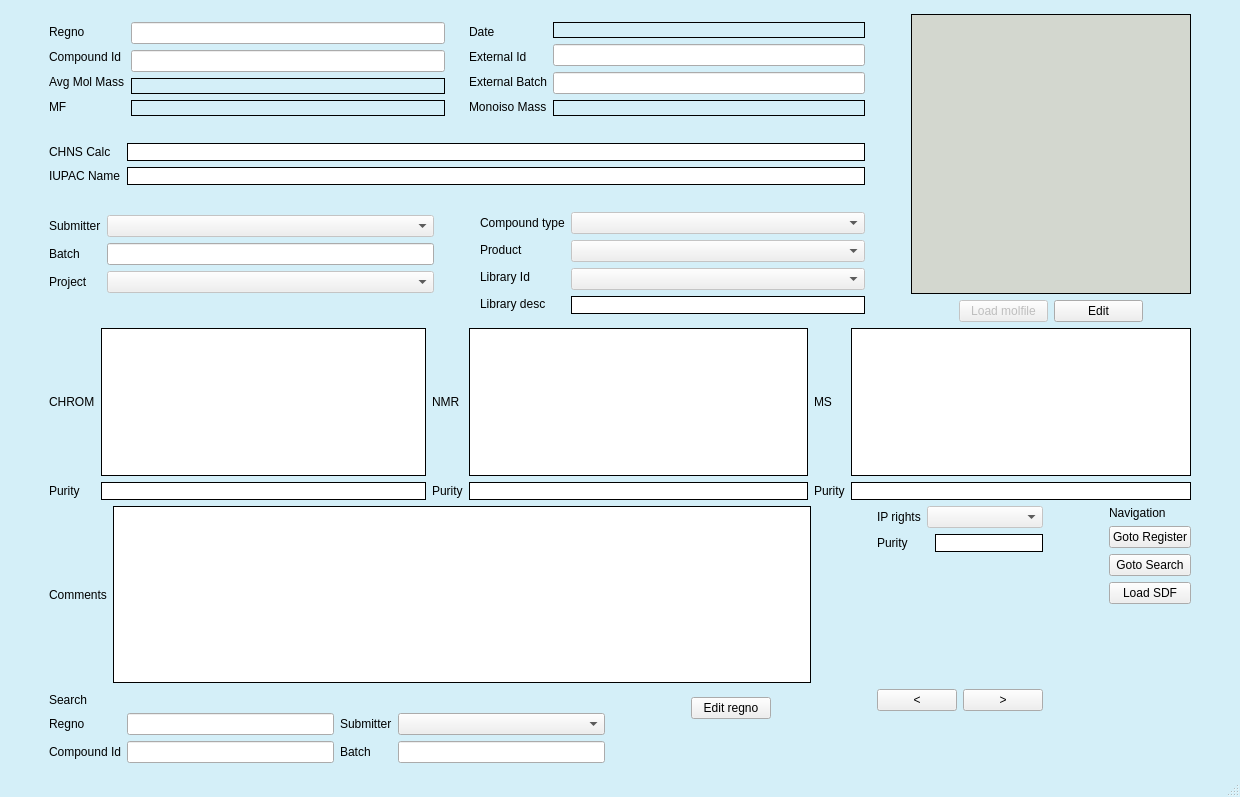
<?xml version="1.0" encoding="UTF-8"?>
<ui version="4.0">
 <class>MainWindow</class>
 <widget class="QMainWindow" name="MainWindow">
  <property name="windowModality">
   <enum>Qt::NonModal</enum>
  </property>
  <property name="geometry">
   <rect>
    <x>0</x>
    <y>0</y>
    <width>1240</width>
    <height>797</height>
   </rect>
  </property>
  <property name="windowTitle">
   <string>Search</string>
  </property>
  <property name="styleSheet">
   <string notr="true">QMainWindow#MainWindow{
background-color: rgba(212, 239, 248, 255);
}
QWidget#centralwidget{
background-color: rgba(212, 239, 248, 255);
}
QComboBox:disabled{
color: black;
}</string>
  </property>
  <widget class="QWidget" name="centralwidget">
   <layout class="QGridLayout" name="gridLayout">
    <item row="0" column="0">
     <spacer name="verticalSpacer_18">
      <property name="orientation">
       <enum>Qt::Vertical</enum>
      </property>
      <property name="sizeType">
       <enum>QSizePolicy::MinimumExpanding</enum>
      </property>
      <property name="sizeHint" stdset="0">
       <size>
        <width>20</width>
        <height>5</height>
       </size>
      </property>
     </spacer>
    </item>
    <item row="1" column="0">
     <layout class="QVBoxLayout" name="verticalLayout_23">
      <item>
       <spacer name="verticalSpacer_16">
        <property name="orientation">
         <enum>Qt::Vertical</enum>
        </property>
        <property name="sizeHint" stdset="0">
         <size>
          <width>20</width>
          <height>40</height>
         </size>
        </property>
       </spacer>
      </item>
      <item>
       <spacer name="verticalSpacer_17">
        <property name="orientation">
         <enum>Qt::Vertical</enum>
        </property>
        <property name="sizeType">
         <enum>QSizePolicy::Expanding</enum>
        </property>
        <property name="sizeHint" stdset="0">
         <size>
          <width>20</width>
          <height>20</height>
         </size>
        </property>
       </spacer>
      </item>
      <item>
       <layout class="QHBoxLayout" name="horizontalLayout_12">
        <item>
         <spacer name="horizontalSpacer_16">
          <property name="orientation">
           <enum>Qt::Horizontal</enum>
          </property>
          <property name="sizeType">
           <enum>QSizePolicy::Preferred</enum>
          </property>
          <property name="sizeHint" stdset="0">
           <size>
            <width>40</width>
            <height>20</height>
           </size>
          </property>
         </spacer>
        </item>
        <item>
         <layout class="QVBoxLayout" name="verticalLayout_19">
          <item>
           <layout class="QHBoxLayout" name="horizontalLayout_10">
            <item>
             <layout class="QHBoxLayout" name="horizontalLayout_6">
              <item>
               <layout class="QVBoxLayout" name="verticalLayout_10">
                <property name="sizeConstraint">
                 <enum>QLayout::SetMinAndMaxSize</enum>
                </property>
                <item>
                 <widget class="QLabel" name="label_16">
                  <property name="text">
                   <string>Regno</string>
                  </property>
                 </widget>
                </item>
                <item>
                 <widget class="QLabel" name="label_41">
                  <property name="text">
                   <string>Compound Id</string>
                  </property>
                 </widget>
                </item>
                <item>
                 <widget class="QLabel" name="label_42">
                  <property name="text">
                   <string>Avg Mol Mass</string>
                  </property>
                 </widget>
                </item>
                <item>
                 <widget class="QLabel" name="label_43">
                  <property name="text">
                   <string>MF</string>
                  </property>
                 </widget>
                </item>
               </layout>
              </item>
              <item>
               <layout class="QVBoxLayout" name="verticalLayout_2">
                <item>
                 <widget class="QLineEdit" name="regno_eb">
                  <property name="focusPolicy">
                   <enum>Qt::StrongFocus</enum>
                  </property>
                  <property name="readOnly">
                   <bool>true</bool>
                  </property>
                 </widget>
                </item>
                <item>
                 <widget class="QLineEdit" name="compoundid_eb">
                  <property name="focusPolicy">
                   <enum>Qt::StrongFocus</enum>
                  </property>
                  <property name="readOnly">
                   <bool>true</bool>
                  </property>
                 </widget>
                </item>
                <item>
                 <widget class="QLabel" name="avgmolmass_lab">
                  <property name="focusPolicy">
                   <enum>Qt::StrongFocus</enum>
                  </property>
                  <property name="styleSheet">
                   <string notr="true">background-color:&quot;transparent&quot;;
border: 1px solid black;</string>
                  </property>
                  <property name="text">
                   <string/>
                  </property>
                  <property name="textInteractionFlags">
                   <set>Qt::LinksAccessibleByMouse|Qt::TextSelectableByMouse</set>
                  </property>
                 </widget>
                </item>
                <item>
                 <widget class="QLabel" name="mf_eb">
                  <property name="focusPolicy">
                   <enum>Qt::StrongFocus</enum>
                  </property>
                  <property name="styleSheet">
                   <string notr="true">background-color:&quot;transparent&quot;;
border: 1px solid black;</string>
                  </property>
                  <property name="text">
                   <string/>
                  </property>
                  <property name="textInteractionFlags">
                   <set>Qt::LinksAccessibleByMouse|Qt::TextSelectableByMouse</set>
                  </property>
                 </widget>
                </item>
               </layout>
              </item>
             </layout>
            </item>
            <item>
             <spacer name="horizontalSpacer_3">
              <property name="orientation">
               <enum>Qt::Horizontal</enum>
              </property>
              <property name="sizeType">
               <enum>QSizePolicy::Preferred</enum>
              </property>
              <property name="sizeHint" stdset="0">
               <size>
                <width>18</width>
                <height>20</height>
               </size>
              </property>
             </spacer>
            </item>
            <item>
             <layout class="QHBoxLayout" name="horizontalLayout_24">
              <item>
               <layout class="QVBoxLayout" name="verticalLayout_9">
                <item>
                 <widget class="QLabel" name="label_37">
                  <property name="text">
                   <string>Date</string>
                  </property>
                 </widget>
                </item>
                <item>
                 <widget class="QLabel" name="label_38">
                  <property name="text">
                   <string>External Id</string>
                  </property>
                 </widget>
                </item>
                <item>
                 <widget class="QLabel" name="label_39">
                  <property name="text">
                   <string>External Batch</string>
                  </property>
                 </widget>
                </item>
                <item>
                 <widget class="QLabel" name="label_40">
                  <property name="text">
                   <string>Monoiso Mass</string>
                  </property>
                 </widget>
                </item>
               </layout>
              </item>
              <item>
               <layout class="QVBoxLayout" name="verticalLayout_8">
                <item>
                 <widget class="QLabel" name="date_lab">
                  <property name="focusPolicy">
                   <enum>Qt::StrongFocus</enum>
                  </property>
                  <property name="styleSheet">
                   <string notr="true">background-color:&quot;transparent&quot;;
border: 1px solid black;</string>
                  </property>
                  <property name="text">
                   <string/>
                  </property>
                  <property name="textInteractionFlags">
                   <set>Qt::LinksAccessibleByMouse|Qt::TextSelectableByMouse</set>
                  </property>
                 </widget>
                </item>
                <item>
                 <widget class="QLineEdit" name="externalid_eb">
                  <property name="focusPolicy">
                   <enum>Qt::StrongFocus</enum>
                  </property>
                  <property name="readOnly">
                   <bool>true</bool>
                  </property>
                 </widget>
                </item>
                <item>
                 <widget class="QLineEdit" name="externalbatch_eb">
                  <property name="focusPolicy">
                   <enum>Qt::StrongFocus</enum>
                  </property>
                  <property name="frame">
                   <bool>true</bool>
                  </property>
                  <property name="readOnly">
                   <bool>true</bool>
                  </property>
                 </widget>
                </item>
                <item>
                 <widget class="QLabel" name="monoisomass_lab">
                  <property name="focusPolicy">
                   <enum>Qt::StrongFocus</enum>
                  </property>
                  <property name="styleSheet">
                   <string notr="true">background-color:&quot;transparent&quot;;
border: 1px solid black;</string>
                  </property>
                  <property name="text">
                   <string/>
                  </property>
                  <property name="textInteractionFlags">
                   <set>Qt::LinksAccessibleByMouse|Qt::TextSelectableByMouse</set>
                  </property>
                 </widget>
                </item>
               </layout>
              </item>
             </layout>
            </item>
            <item>
             <layout class="QVBoxLayout" name="verticalLayout_17"/>
            </item>
           </layout>
          </item>
          <item>
           <spacer name="verticalSpacer_2">
            <property name="orientation">
             <enum>Qt::Vertical</enum>
            </property>
            <property name="sizeType">
             <enum>QSizePolicy::Preferred</enum>
            </property>
            <property name="sizeHint" stdset="0">
             <size>
              <width>20</width>
              <height>13</height>
             </size>
            </property>
           </spacer>
          </item>
          <item>
           <layout class="QGridLayout" name="gridLayout_2">
            <item row="0" column="0">
             <widget class="QLabel" name="label_44">
              <property name="text">
               <string>CHNS Calc</string>
              </property>
             </widget>
            </item>
            <item row="1" column="0">
             <widget class="QLabel" name="label_18">
              <property name="text">
               <string>IUPAC Name</string>
              </property>
             </widget>
            </item>
            <item row="0" column="1">
             <widget class="QLineEdit" name="chns_eb">
              <property name="focusPolicy">
               <enum>Qt::StrongFocus</enum>
              </property>
              <property name="styleSheet">
               <string notr="true">background-color:&quot;transparent&quot;;
border: 1px solid black;</string>
              </property>
              <property name="readOnly">
               <bool>true</bool>
              </property>
             </widget>
            </item>
            <item row="1" column="1">
             <widget class="QLineEdit" name="iupac_eb">
              <property name="focusPolicy">
               <enum>Qt::StrongFocus</enum>
              </property>
              <property name="styleSheet">
               <string notr="true">background-color:&quot;transparent&quot;;
border: 1px solid black;</string>
              </property>
              <property name="readOnly">
               <bool>true</bool>
              </property>
             </widget>
            </item>
           </layout>
          </item>
          <item>
           <spacer name="verticalSpacer_3">
            <property name="orientation">
             <enum>Qt::Vertical</enum>
            </property>
            <property name="sizeType">
             <enum>QSizePolicy::Preferred</enum>
            </property>
            <property name="sizeHint" stdset="0">
             <size>
              <width>20</width>
              <height>13</height>
             </size>
            </property>
           </spacer>
          </item>
          <item>
           <layout class="QHBoxLayout" name="horizontalLayout_11">
            <item>
             <layout class="QVBoxLayout" name="verticalLayout_18">
              <item>
               <layout class="QHBoxLayout" name="horizontalLayout_2">
                <item>
                 <layout class="QVBoxLayout" name="verticalLayout">
                  <item>
                   <widget class="QLabel" name="label">
                    <property name="text">
                     <string>Submitter</string>
                    </property>
                   </widget>
                  </item>
                  <item>
                   <widget class="QLabel" name="label_2">
                    <property name="text">
                     <string>Batch</string>
                    </property>
                   </widget>
                  </item>
                  <item>
                   <widget class="QLabel" name="label_3">
                    <property name="text">
                     <string>Project</string>
                    </property>
                   </widget>
                  </item>
                 </layout>
                </item>
                <item>
                 <layout class="QVBoxLayout" name="verticalLayout_11">
                  <item>
                   <widget class="QComboBox" name="submitter_cb">
                    <property name="enabled">
                     <bool>false</bool>
                    </property>
                    <property name="focusPolicy">
                     <enum>Qt::StrongFocus</enum>
                    </property>
                   </widget>
                  </item>
                  <item>
                   <widget class="QLineEdit" name="batch_eb">
                    <property name="enabled">
                     <bool>true</bool>
                    </property>
                    <property name="focusPolicy">
                     <enum>Qt::StrongFocus</enum>
                    </property>
                    <property name="readOnly">
                     <bool>true</bool>
                    </property>
                   </widget>
                  </item>
                  <item>
                   <widget class="QComboBox" name="project_cb">
                    <property name="enabled">
                     <bool>false</bool>
                    </property>
                    <property name="focusPolicy">
                     <enum>Qt::StrongFocus</enum>
                    </property>
                   </widget>
                  </item>
                 </layout>
                </item>
               </layout>
              </item>
              <item>
               <spacer name="verticalSpacer_4">
                <property name="orientation">
                 <enum>Qt::Vertical</enum>
                </property>
                <property name="sizeType">
                 <enum>QSizePolicy::Preferred</enum>
                </property>
                <property name="sizeHint" stdset="0">
                 <size>
                  <width>20</width>
                  <height>18</height>
                 </size>
                </property>
               </spacer>
              </item>
             </layout>
            </item>
            <item>
             <spacer name="horizontalSpacer_5">
              <property name="orientation">
               <enum>Qt::Horizontal</enum>
              </property>
              <property name="sizeType">
               <enum>QSizePolicy::Preferred</enum>
              </property>
              <property name="sizeHint" stdset="0">
               <size>
                <width>40</width>
                <height>20</height>
               </size>
              </property>
             </spacer>
            </item>
            <item>
             <layout class="QHBoxLayout" name="horizontalLayout_3">
              <item>
               <layout class="QVBoxLayout" name="verticalLayout_3">
                <item>
                 <widget class="QLabel" name="label_4">
                  <property name="text">
                   <string>Compound type</string>
                  </property>
                 </widget>
                </item>
                <item>
                 <widget class="QLabel" name="label_7">
                  <property name="text">
                   <string>Product</string>
                  </property>
                 </widget>
                </item>
                <item>
                 <widget class="QLabel" name="label_8">
                  <property name="text">
                   <string>Library Id</string>
                  </property>
                 </widget>
                </item>
                <item>
                 <widget class="QLabel" name="label_9">
                  <property name="text">
                   <string>Library desc</string>
                  </property>
                 </widget>
                </item>
               </layout>
              </item>
              <item>
               <layout class="QVBoxLayout" name="verticalLayout_12">
                <item>
                 <widget class="QComboBox" name="compoundtype_cb">
                  <property name="enabled">
                   <bool>false</bool>
                  </property>
                  <property name="focusPolicy">
                   <enum>Qt::StrongFocus</enum>
                  </property>
                 </widget>
                </item>
                <item>
                 <widget class="QComboBox" name="product_cb">
                  <property name="enabled">
                   <bool>false</bool>
                  </property>
                  <property name="focusPolicy">
                   <enum>Qt::StrongFocus</enum>
                  </property>
                 </widget>
                </item>
                <item>
                 <widget class="QComboBox" name="libraryid_cb">
                  <property name="enabled">
                   <bool>false</bool>
                  </property>
                  <property name="focusPolicy">
                   <enum>Qt::StrongFocus</enum>
                  </property>
                 </widget>
                </item>
                <item>
                 <widget class="QLineEdit" name="librarydesc_eb">
                  <property name="font">
                   <font>
                    <pointsize>8</pointsize>
                   </font>
                  </property>
                  <property name="focusPolicy">
                   <enum>Qt::StrongFocus</enum>
                  </property>
                  <property name="styleSheet">
                   <string notr="true">background-color:&quot;transparent&quot;;
border: 1px solid black;</string>
                  </property>
                  <property name="readOnly">
                   <bool>true</bool>
                  </property>
                 </widget>
                </item>
               </layout>
              </item>
             </layout>
            </item>
           </layout>
          </item>
         </layout>
        </item>
        <item>
         <spacer name="horizontalSpacer_4">
          <property name="orientation">
           <enum>Qt::Horizontal</enum>
          </property>
          <property name="sizeType">
           <enum>QSizePolicy::Preferred</enum>
          </property>
          <property name="sizeHint" stdset="0">
           <size>
            <width>40</width>
            <height>20</height>
           </size>
          </property>
         </spacer>
        </item>
        <item>
         <layout class="QVBoxLayout" name="verticalLayout_16">
          <item>
           <widget class="QLabel" name="structure_lab">
            <property name="minimumSize">
             <size>
              <width>280</width>
              <height>280</height>
             </size>
            </property>
            <property name="maximumSize">
             <size>
              <width>280</width>
              <height>280</height>
             </size>
            </property>
            <property name="styleSheet">
             <string notr="true">background-color: rgb(211, 215, 207); border: 1px solid black;</string>
            </property>
            <property name="text">
             <string/>
            </property>
           </widget>
          </item>
          <item>
           <layout class="QHBoxLayout" name="horizontalLayout_9">
            <item>
             <spacer name="horizontalSpacer">
              <property name="orientation">
               <enum>Qt::Horizontal</enum>
              </property>
              <property name="sizeType">
               <enum>QSizePolicy::Preferred</enum>
              </property>
              <property name="sizeHint" stdset="0">
               <size>
                <width>48</width>
                <height>20</height>
               </size>
              </property>
             </spacer>
            </item>
            <item>
             <widget class="QPushButton" name="loadmol_btn">
              <property name="enabled">
               <bool>false</bool>
              </property>
              <property name="text">
               <string>Load molfile</string>
              </property>
             </widget>
            </item>
            <item>
             <widget class="QPushButton" name="editmol_btn">
              <property name="text">
               <string>Edit</string>
              </property>
             </widget>
            </item>
            <item>
             <spacer name="horizontalSpacer_2">
              <property name="orientation">
               <enum>Qt::Horizontal</enum>
              </property>
              <property name="sizeType">
               <enum>QSizePolicy::Preferred</enum>
              </property>
              <property name="sizeHint" stdset="0">
               <size>
                <width>48</width>
                <height>20</height>
               </size>
              </property>
             </spacer>
            </item>
           </layout>
          </item>
          <item>
           <spacer name="verticalSpacer_5">
            <property name="orientation">
             <enum>Qt::Vertical</enum>
            </property>
            <property name="sizeType">
             <enum>QSizePolicy::Preferred</enum>
            </property>
            <property name="sizeHint" stdset="0">
             <size>
              <width>20</width>
              <height>40</height>
             </size>
            </property>
           </spacer>
          </item>
         </layout>
        </item>
        <item>
         <spacer name="horizontalSpacer_17">
          <property name="orientation">
           <enum>Qt::Horizontal</enum>
          </property>
          <property name="sizeType">
           <enum>QSizePolicy::Preferred</enum>
          </property>
          <property name="sizeHint" stdset="0">
           <size>
            <width>40</width>
            <height>20</height>
           </size>
          </property>
         </spacer>
        </item>
       </layout>
      </item>
      <item>
       <layout class="QHBoxLayout" name="horizontalLayout_13">
        <item>
         <spacer name="horizontalSpacer_18">
          <property name="orientation">
           <enum>Qt::Horizontal</enum>
          </property>
          <property name="sizeType">
           <enum>QSizePolicy::Preferred</enum>
          </property>
          <property name="sizeHint" stdset="0">
           <size>
            <width>40</width>
            <height>20</height>
           </size>
          </property>
         </spacer>
        </item>
        <item>
         <layout class="QGridLayout" name="gridLayout_3">
          <item row="0" column="0">
           <widget class="QLabel" name="label_10">
            <property name="text">
             <string>CHROM</string>
            </property>
           </widget>
          </item>
          <item row="0" column="1">
           <widget class="QPlainTextEdit" name="chrom_text">
            <property name="font">
             <font>
              <pointsize>8</pointsize>
             </font>
            </property>
            <property name="focusPolicy">
             <enum>Qt::StrongFocus</enum>
            </property>
            <property name="styleSheet">
             <string notr="true">background-color:&quot;transparent&quot;</string>
            </property>
            <property name="frameShape">
             <enum>QFrame::Box</enum>
            </property>
            <property name="frameShadow">
             <enum>QFrame::Plain</enum>
            </property>
            <property name="readOnly">
             <bool>true</bool>
            </property>
           </widget>
          </item>
          <item row="1" column="0">
           <widget class="QLabel" name="label_11">
            <property name="text">
             <string>Purity</string>
            </property>
           </widget>
          </item>
          <item row="1" column="1">
           <widget class="QLineEdit" name="chrompurity_eb">
            <property name="focusPolicy">
             <enum>Qt::StrongFocus</enum>
            </property>
            <property name="styleSheet">
             <string notr="true">background-color:&quot;transparent&quot;;
border: 1px solid black;</string>
            </property>
            <property name="readOnly">
             <bool>true</bool>
            </property>
           </widget>
          </item>
         </layout>
        </item>
        <item>
         <layout class="QGridLayout" name="gridLayout_5">
          <item row="0" column="0">
           <widget class="QLabel" name="label_12">
            <property name="text">
             <string>NMR</string>
            </property>
           </widget>
          </item>
          <item row="0" column="1">
           <widget class="QPlainTextEdit" name="nmr_text">
            <property name="font">
             <font>
              <pointsize>8</pointsize>
             </font>
            </property>
            <property name="focusPolicy">
             <enum>Qt::StrongFocus</enum>
            </property>
            <property name="styleSheet">
             <string notr="true">background-color:&quot;transparent&quot;</string>
            </property>
            <property name="frameShape">
             <enum>QFrame::Box</enum>
            </property>
            <property name="frameShadow">
             <enum>QFrame::Plain</enum>
            </property>
            <property name="readOnly">
             <bool>true</bool>
            </property>
           </widget>
          </item>
          <item row="1" column="0">
           <widget class="QLabel" name="label_15">
            <property name="text">
             <string>Purity</string>
            </property>
           </widget>
          </item>
          <item row="1" column="1">
           <widget class="QLineEdit" name="nmrpurity_eb">
            <property name="focusPolicy">
             <enum>Qt::StrongFocus</enum>
            </property>
            <property name="styleSheet">
             <string notr="true">background-color:&quot;transparent&quot;;
border: 1px solid black;</string>
            </property>
            <property name="readOnly">
             <bool>true</bool>
            </property>
           </widget>
          </item>
         </layout>
        </item>
        <item>
         <layout class="QGridLayout" name="gridLayout_6">
          <item row="0" column="0">
           <widget class="QLabel" name="label_19">
            <property name="text">
             <string>MS</string>
            </property>
           </widget>
          </item>
          <item row="0" column="1">
           <widget class="QPlainTextEdit" name="ms_text">
            <property name="font">
             <font>
              <pointsize>8</pointsize>
             </font>
            </property>
            <property name="focusPolicy">
             <enum>Qt::StrongFocus</enum>
            </property>
            <property name="styleSheet">
             <string notr="true">background-color:&quot;transparent&quot;</string>
            </property>
            <property name="frameShape">
             <enum>QFrame::Box</enum>
            </property>
            <property name="frameShadow">
             <enum>QFrame::Plain</enum>
            </property>
            <property name="readOnly">
             <bool>true</bool>
            </property>
           </widget>
          </item>
          <item row="1" column="0">
           <widget class="QLabel" name="label_20">
            <property name="text">
             <string>Purity</string>
            </property>
           </widget>
          </item>
          <item row="1" column="1">
           <widget class="QLineEdit" name="mspurity_eb">
            <property name="focusPolicy">
             <enum>Qt::StrongFocus</enum>
            </property>
            <property name="autoFillBackground">
             <bool>false</bool>
            </property>
            <property name="styleSheet">
             <string notr="true">background-color:&quot;transparent&quot;;
border: 1px solid black;</string>
            </property>
            <property name="readOnly">
             <bool>true</bool>
            </property>
           </widget>
          </item>
         </layout>
        </item>
        <item>
         <spacer name="horizontalSpacer_7">
          <property name="orientation">
           <enum>Qt::Horizontal</enum>
          </property>
          <property name="sizeType">
           <enum>QSizePolicy::Preferred</enum>
          </property>
          <property name="sizeHint" stdset="0">
           <size>
            <width>40</width>
            <height>20</height>
           </size>
          </property>
         </spacer>
        </item>
       </layout>
      </item>
      <item>
       <layout class="QHBoxLayout" name="horizontalLayout_15">
        <item>
         <spacer name="horizontalSpacer_19">
          <property name="orientation">
           <enum>Qt::Horizontal</enum>
          </property>
          <property name="sizeType">
           <enum>QSizePolicy::Preferred</enum>
          </property>
          <property name="sizeHint" stdset="0">
           <size>
            <width>40</width>
            <height>20</height>
           </size>
          </property>
         </spacer>
        </item>
        <item>
         <layout class="QVBoxLayout" name="verticalLayout_22">
          <item>
           <layout class="QHBoxLayout" name="horizontalLayout_23">
            <item>
             <widget class="QLabel" name="label_34">
              <property name="text">
               <string>Comments</string>
              </property>
             </widget>
            </item>
            <item>
             <widget class="QPlainTextEdit" name="comments_text">
              <property name="focusPolicy">
               <enum>Qt::StrongFocus</enum>
              </property>
              <property name="styleSheet">
               <string notr="true">background-color:&quot;transparent&quot;</string>
              </property>
              <property name="frameShape">
               <enum>QFrame::Box</enum>
              </property>
              <property name="frameShadow">
               <enum>QFrame::Plain</enum>
              </property>
              <property name="readOnly">
               <bool>true</bool>
              </property>
             </widget>
            </item>
           </layout>
          </item>
          <item>
           <spacer name="verticalSpacer_13">
            <property name="orientation">
             <enum>Qt::Vertical</enum>
            </property>
            <property name="sizeType">
             <enum>QSizePolicy::Preferred</enum>
            </property>
            <property name="sizeHint" stdset="0">
             <size>
              <width>20</width>
              <height>18</height>
             </size>
            </property>
           </spacer>
          </item>
          <item>
           <layout class="QHBoxLayout" name="horizontalLayout_14">
            <item>
             <layout class="QGridLayout" name="gridLayout_4">
              <item row="4" column="2">
               <widget class="QLabel" name="label_17">
                <property name="text">
                 <string>Batch</string>
                </property>
               </widget>
              </item>
              <item row="1" column="3">
               <widget class="QComboBox" name="submitter_search_cb"/>
              </item>
              <item row="4" column="1">
               <widget class="QLineEdit" name="compoundid_search_eb"/>
              </item>
              <item row="1" column="2">
               <widget class="QLabel" name="label_14">
                <property name="text">
                 <string>Submitter</string>
                </property>
               </widget>
              </item>
              <item row="4" column="3">
               <widget class="QLineEdit" name="batch_search_eb"/>
              </item>
              <item row="4" column="0">
               <widget class="QLabel" name="label_13">
                <property name="text">
                 <string>Compound Id</string>
                </property>
               </widget>
              </item>
              <item row="1" column="0">
               <widget class="QLabel" name="label_6">
                <property name="text">
                 <string>Regno</string>
                </property>
               </widget>
              </item>
              <item row="1" column="1">
               <widget class="QLineEdit" name="regno_search_eb">
                <property name="text">
                 <string/>
                </property>
               </widget>
              </item>
              <item row="0" column="0">
               <widget class="QLabel" name="label_21">
                <property name="text">
                 <string>Search</string>
                </property>
               </widget>
              </item>
             </layout>
            </item>
            <item>
             <spacer name="horizontalSpacer_11">
              <property name="orientation">
               <enum>Qt::Horizontal</enum>
              </property>
              <property name="sizeType">
               <enum>QSizePolicy::Preferred</enum>
              </property>
              <property name="sizeHint" stdset="0">
               <size>
                <width>80</width>
                <height>20</height>
               </size>
              </property>
             </spacer>
            </item>
            <item>
             <layout class="QVBoxLayout" name="verticalLayout_21">
              <item>
               <widget class="QPushButton" name="editregno_btn">
                <property name="sizePolicy">
                 <sizepolicy hsizetype="Minimum" vsizetype="Fixed">
                  <horstretch>0</horstretch>
                  <verstretch>0</verstretch>
                 </sizepolicy>
                </property>
                <property name="text">
                 <string>Edit regno</string>
                </property>
               </widget>
              </item>
              <item>
               <spacer name="verticalSpacer_12">
                <property name="orientation">
                 <enum>Qt::Vertical</enum>
                </property>
                <property name="sizeType">
                 <enum>QSizePolicy::Preferred</enum>
                </property>
                <property name="sizeHint" stdset="0">
                 <size>
                  <width>20</width>
                  <height>40</height>
                 </size>
                </property>
               </spacer>
              </item>
             </layout>
            </item>
            <item>
             <spacer name="horizontalSpacer_10">
              <property name="orientation">
               <enum>Qt::Horizontal</enum>
              </property>
              <property name="sizeType">
               <enum>QSizePolicy::Preferred</enum>
              </property>
              <property name="sizeHint" stdset="0">
               <size>
                <width>40</width>
                <height>20</height>
               </size>
              </property>
             </spacer>
            </item>
           </layout>
          </item>
          <item>
           <spacer name="verticalSpacer_14">
            <property name="orientation">
             <enum>Qt::Vertical</enum>
            </property>
            <property name="sizeType">
             <enum>QSizePolicy::Preferred</enum>
            </property>
            <property name="sizeHint" stdset="0">
             <size>
              <width>20</width>
              <height>18</height>
             </size>
            </property>
           </spacer>
          </item>
         </layout>
        </item>
        <item>
         <spacer name="horizontalSpacer_9">
          <property name="orientation">
           <enum>Qt::Horizontal</enum>
          </property>
          <property name="sizeType">
           <enum>QSizePolicy::Preferred</enum>
          </property>
          <property name="sizeHint" stdset="0">
           <size>
            <width>60</width>
            <height>20</height>
           </size>
          </property>
         </spacer>
        </item>
        <item>
         <layout class="QVBoxLayout" name="verticalLayout_20">
          <item>
           <layout class="QHBoxLayout" name="horizontalLayout_4">
            <item>
             <widget class="QLabel" name="label_23">
              <property name="sizePolicy">
               <sizepolicy hsizetype="Maximum" vsizetype="Preferred">
                <horstretch>0</horstretch>
                <verstretch>0</verstretch>
               </sizepolicy>
              </property>
              <property name="text">
               <string>IP rights</string>
              </property>
             </widget>
            </item>
            <item>
             <widget class="QComboBox" name="ip_rights_cb">
              <property name="enabled">
               <bool>false</bool>
              </property>
              <property name="focusPolicy">
               <enum>Qt::StrongFocus</enum>
              </property>
             </widget>
            </item>
           </layout>
          </item>
          <item>
           <layout class="QHBoxLayout" name="horizontalLayout">
            <item>
             <widget class="QLabel" name="label_22">
              <property name="text">
               <string>Purity</string>
              </property>
             </widget>
            </item>
            <item>
             <widget class="QLineEdit" name="purity_eb">
              <property name="sizePolicy">
               <sizepolicy hsizetype="Preferred" vsizetype="Fixed">
                <horstretch>0</horstretch>
                <verstretch>0</verstretch>
               </sizepolicy>
              </property>
              <property name="styleSheet">
               <string notr="true">background-color:&quot;transparent&quot;;
border: 1px solid black;</string>
              </property>
              <property name="readOnly">
               <bool>true</bool>
              </property>
             </widget>
            </item>
           </layout>
          </item>
          <item>
           <spacer name="verticalSpacer_10">
            <property name="orientation">
             <enum>Qt::Vertical</enum>
            </property>
            <property name="sizeType">
             <enum>QSizePolicy::Preferred</enum>
            </property>
            <property name="sizeHint" stdset="0">
             <size>
              <width>20</width>
              <height>88</height>
             </size>
            </property>
           </spacer>
          </item>
          <item>
           <widget class="QLabel" name="searchStr_lab">
            <property name="font">
             <font>
              <pointsize>9</pointsize>
             </font>
            </property>
            <property name="focusPolicy">
             <enum>Qt::StrongFocus</enum>
            </property>
            <property name="text">
             <string/>
            </property>
            <property name="textInteractionFlags">
             <set>Qt::LinksAccessibleByMouse|Qt::TextSelectableByMouse</set>
            </property>
           </widget>
          </item>
          <item>
           <layout class="QHBoxLayout" name="horizontalLayout_16">
            <item>
             <spacer name="horizontalSpacer_13">
              <property name="orientation">
               <enum>Qt::Horizontal</enum>
              </property>
              <property name="sizeType">
               <enum>QSizePolicy::Preferred</enum>
              </property>
              <property name="sizeHint" stdset="0">
               <size>
                <width>38</width>
                <height>20</height>
               </size>
              </property>
             </spacer>
            </item>
            <item>
             <widget class="QLabel" name="numberOfHits_lab">
              <property name="font">
               <font>
                <pointsize>9</pointsize>
               </font>
              </property>
              <property name="focusPolicy">
               <enum>Qt::StrongFocus</enum>
              </property>
              <property name="text">
               <string/>
              </property>
              <property name="textInteractionFlags">
               <set>Qt::LinksAccessibleByMouse|Qt::TextSelectableByMouse</set>
              </property>
             </widget>
            </item>
            <item>
             <spacer name="horizontalSpacer_12">
              <property name="orientation">
               <enum>Qt::Horizontal</enum>
              </property>
              <property name="sizeType">
               <enum>QSizePolicy::Preferred</enum>
              </property>
              <property name="sizeHint" stdset="0">
               <size>
                <width>38</width>
                <height>20</height>
               </size>
              </property>
             </spacer>
            </item>
           </layout>
          </item>
          <item>
           <layout class="QHBoxLayout" name="horizontalLayout_8">
            <item>
             <widget class="QPushButton" name="back_btn">
              <property name="text">
               <string>&lt;</string>
              </property>
             </widget>
            </item>
            <item>
             <widget class="QPushButton" name="forward_btn">
              <property name="text">
               <string>&gt;</string>
              </property>
             </widget>
            </item>
           </layout>
          </item>
          <item>
           <spacer name="verticalSpacer_11">
            <property name="orientation">
             <enum>Qt::Vertical</enum>
            </property>
            <property name="sizeType">
             <enum>QSizePolicy::Preferred</enum>
            </property>
            <property name="sizeHint" stdset="0">
             <size>
              <width>20</width>
              <height>58</height>
             </size>
            </property>
           </spacer>
          </item>
         </layout>
        </item>
        <item>
         <spacer name="horizontalSpacer_8">
          <property name="orientation">
           <enum>Qt::Horizontal</enum>
          </property>
          <property name="sizeType">
           <enum>QSizePolicy::Preferred</enum>
          </property>
          <property name="sizeHint" stdset="0">
           <size>
            <width>60</width>
            <height>20</height>
           </size>
          </property>
         </spacer>
        </item>
        <item>
         <layout class="QVBoxLayout" name="verticalLayout_7">
          <item>
           <widget class="QLabel" name="label_5">
            <property name="text">
             <string>Navigation</string>
            </property>
           </widget>
          </item>
          <item>
           <widget class="QPushButton" name="gotoreg_btn">
            <property name="text">
             <string>Goto Register</string>
            </property>
           </widget>
          </item>
          <item>
           <widget class="QPushButton" name="gotosearch_btn">
            <property name="text">
             <string>Goto Search</string>
            </property>
           </widget>
          </item>
          <item>
           <widget class="QPushButton" name="loadsdf_btn">
            <property name="text">
             <string>Load SDF</string>
            </property>
           </widget>
          </item>
          <item>
           <spacer name="verticalSpacer_9">
            <property name="orientation">
             <enum>Qt::Vertical</enum>
            </property>
            <property name="sizeType">
             <enum>QSizePolicy::Expanding</enum>
            </property>
            <property name="sizeHint" stdset="0">
             <size>
              <width>20</width>
              <height>48</height>
             </size>
            </property>
           </spacer>
          </item>
         </layout>
        </item>
        <item>
         <spacer name="horizontalSpacer_6">
          <property name="orientation">
           <enum>Qt::Horizontal</enum>
          </property>
          <property name="sizeType">
           <enum>QSizePolicy::Preferred</enum>
          </property>
          <property name="sizeHint" stdset="0">
           <size>
            <width>40</width>
            <height>20</height>
           </size>
          </property>
         </spacer>
        </item>
       </layout>
      </item>
      <item>
       <spacer name="verticalSpacer_15">
        <property name="orientation">
         <enum>Qt::Vertical</enum>
        </property>
        <property name="sizeHint" stdset="0">
         <size>
          <width>20</width>
          <height>40</height>
         </size>
        </property>
       </spacer>
      </item>
     </layout>
    </item>
   </layout>
  </widget>
  <widget class="QMenuBar" name="menubar">
   <property name="geometry">
    <rect>
     <x>0</x>
     <y>0</y>
     <width>1240</width>
     <height>22</height>
    </rect>
   </property>
  </widget>
  <widget class="QStatusBar" name="statusbar"/>
 </widget>
 <resources/>
 <connections/>
</ui>
